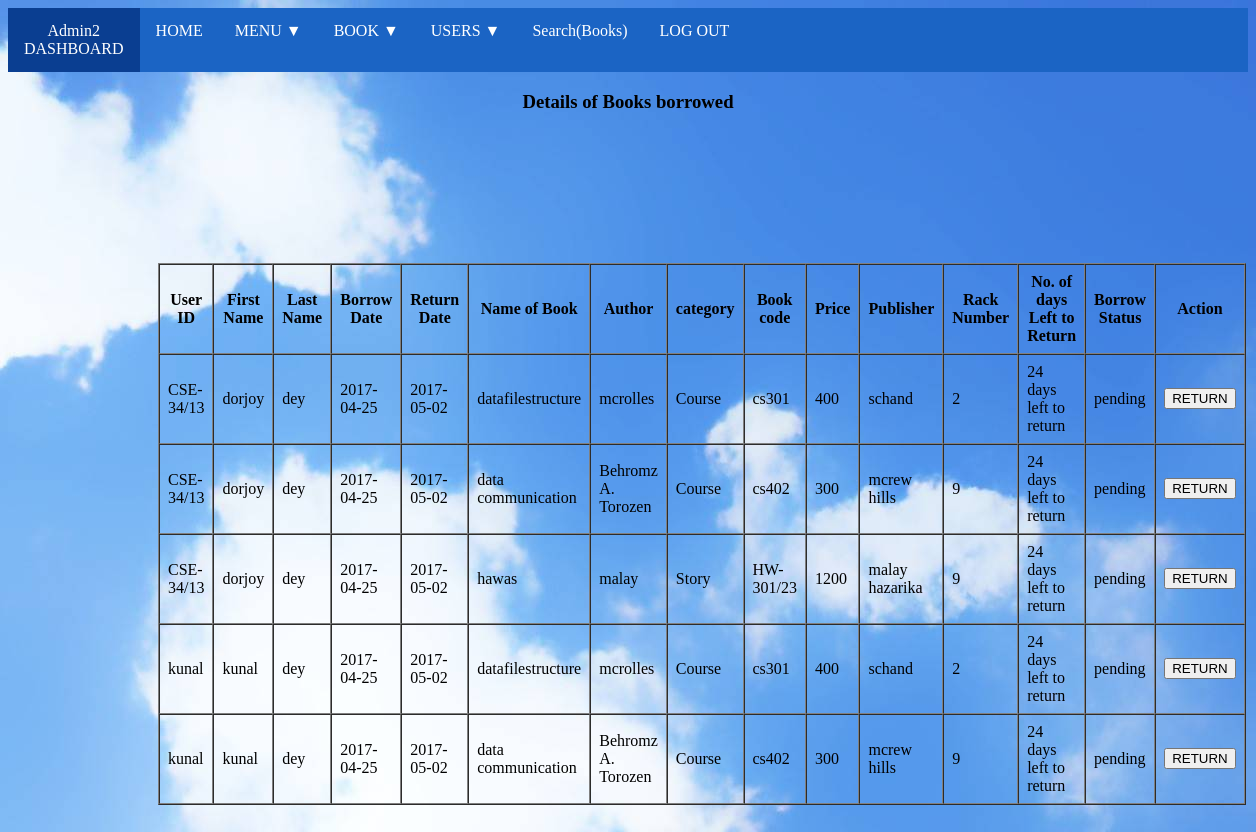
The page /book/Returnbook.php (signed in) on the database its author committed.
### tables this page shows
CREATE TABLE IF NOT EXISTS `borrower` (
  `uid` varchar(100) NOT NULL,
  `firstname` text NOT NULL,
  `lastname` text NOT NULL,
  `borrowdate` date NOT NULL,
  `returndate` date NOT NULL,
  `booknm` varchar(200) NOT NULL,
  `bauthor` varchar(100) NOT NULL,
  `category` text NOT NULL,
  `bcode` varchar(100) NOT NULL,
  `bprice` int(255) NOT NULL,
  `bpublisher` varchar(200) NOT NULL,
  `racknum` int(100) NOT NULL,
  `borrowstatus` text NOT NULL
);

### book/Returnbook.php (the view, shortened to what this page needs)
<?php
if(!isset($_SESSION['adminid']))
{
  header("SigninAdmin.php");
}
else
{
    include_once('../dbconnect.php');
 ?>
<!DOCTYPE html>
<html>
  <head>
    <link rel="stylesheet" href="../assets/style.css">
  </head>
  <body background = "../assets/bluebackground.jpg">
    <ul>
      <li><a href="#" style="hover:not ;background-color: #0a3e91;">
        <?php echo $_SESSION['adminid']; ?><br>
        DASHBOARD</a></li>
      <li><a href="../Admin/Admindashboard.php">HOME</a></li>
      <li class="dropdown">
        <a href="javascript:void(0)" class="menubar-dropdown">MENU ▼</a>
      </li>
      <li class="dropdown">
        <a href="javascript:void(0)" class="bookbar-dropdown">BOOK ▼</a>
      </li>
      <li class="dropdown">
        <a href="javascript:void(0)" class="users-dropdown">USERS ▼</a>
      </li>
      <li><a href="../Admin/Adminsearchbook.php">Search(Books)</a></li>
      <li><a href="../Admin/AdminLogout.php">LOG OUT</a></li>
    </ul>
    <center>
      <p><h3>Details of Books borrowed</h3></p>
    <table cellpadding="8" cellspacing="0" border="1" style="margin: 150px;">
      <tr>
        <th>User ID</th>
        <th>First Name</th>
        <th>Last Name</th>
        <th>Borrow Date</th>
        <th>Return Date</th>
        <th>Name of Book</th>
        <th>Author</th>
        <th>category</th>
        <th>Book code</th>
        <th>Price</th>
        <th>Publisher</th>
        <th>Rack Number</th>
        <th>No. of days Left to Return</th>
        <th>Borrow Status</th>
        <th>Action</th>
      </tr>
      <?php
        $sql = "SELECT * FROM borrower WHERE borrowstatus='pending'";
        $query = mysqli_query($conn,$sql);
        if(mysqli_num_rows($query)>0)
        {
          while ($row = mysqli_fetch_object($query))
          {
            $returndate = $row->returndate;
            $datetoday = date("Y-m-d");
            $returndate = date("Y-m-d", strtotime($returndate));
            $diff = abs(strtotime($returndate) - strtotime($datetoday));
            $years = floor($diff / (365*60*60*24));
            $months = floor(($diff - $years * 365*60*60*24) / (30*60*60*24));
            $returndaysleftchange = floor(($diff - $years * 365*60*60*24 - $months*30*60*60*24)/ (60*60*24));
            ?>
          <tr>
            <td><?php echo $row->uid; ?></td>
            <td><?php echo $row->firstname; ?></td>
            <td><?php echo $row->lastname; ?></td>
            <td><?php echo $row->borrowdate; ?></td>
            <td><?php echo $row->returndate; ?></td>
            <td><?php echo $row->booknm; ?></td>
            <td><?php echo $row->bauthor; ?></td>
            <td><?php echo $row->category; ?></td>
            <td><?php echo $row->bcode; ?></td>
            <td><?php echo $row->bprice; ?></td>
            <td><?php echo $row->bpublisher; ?></td>
            <td><?php echo $row->racknum; ?></td>
            <td><?php echo $returndaysleftchange." days left to return"; ?></td>
            <td><?php echo $row->borrowstatus; ?></td>
            <td>
                <a href="Returnbook.php?return=1&bcode=<?php echo $row->bcode; ?>&uid=<?php echo $row->uid; ?>"><input type="Submit" name="return" value="RETURN"></a>
            </td>
          </tr>
      <?php
          }
        }
      ?>
    </table>
  </center>
 </body>
</html>
<?php } ?>

### assets/style.css (style rules this page uses)
body { background = "../assets/bluebackground.jpg"; background-color: #cccccc; background-repeat: no-repeat; }
ul { list-style-type: none; margin: 0px; padding: 0px; overflow: hidden; background-color: #1b64c4; }
li { float: left; }
li a, .bookbar-dropdown { display: inline-block; color: white; text-align: center; padding: 14px 16px; text-decoration: none; }
li a, .users-dropdown { display: inline-block; color: white; text-align: center; padding: 14px 16px; text-decoration: none; }
li.dropdown { display: inline-block; }
li a, .menubar-dropdown { display: inline-block; color: white; text-align: center; padding: 14px 16px; text-decoration: none; }

### rows shown on the page
borrower: uid "CSE-34/13", firstname "dorjoy", lastname "dey", borrowdate "2017-04-25", returndate "2017-05-02", booknm "datafilestructure", bauthor "mcrolles", category "Course", bcode "cs301", bprice "400", bpublisher "schand", racknum "2", borrowstatus "pending"
borrower: uid "CSE-34/13", firstname "dorjoy", lastname "dey", borrowdate "2017-04-25", returndate "2017-05-02", booknm "data communication", bauthor "Behromz A. Torozen", category "Course", bcode "cs402", bprice "300", bpublisher "mcrew hills", racknum "9", borrowstatus "pending"
borrower: uid "CSE-34/13", firstname "dorjoy", lastname "dey", borrowdate "2017-04-25", returndate "2017-05-02", booknm "hawas", bauthor "malay", category "Story", bcode "HW-301/23", bprice "1200", bpublisher "malay hazarika", racknum "9", borrowstatus "pending"
borrower: uid "kunal", firstname "kunal", lastname "dey", borrowdate "2017-04-25", returndate "2017-05-02", booknm "datafilestructure", bauthor "mcrolles", category "Course", bcode "cs301", bprice "400", bpublisher "schand", racknum "2", borrowstatus "pending"
borrower: uid "kunal", firstname "kunal", lastname "dey", borrowdate "2017-04-25", returndate "2017-05-02", booknm "data communication", bauthor "Behromz A. Torozen", category "Course", bcode "cs402", bprice "300", bpublisher "mcrew hills", racknum "9", borrowstatus "pending"

### other values the page prints
$_SESSION['adminid'] "Admin2"
